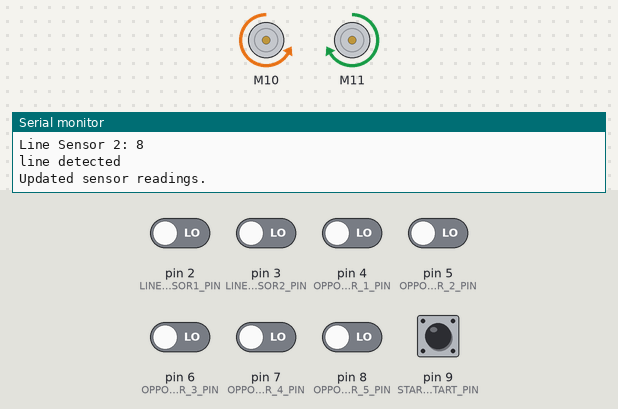
A sketch run on a simulated Arduino Uno, built with avr-gcc and run on an emulated ATmega328P. Parts: 2 × DC motor (green arrow = forward, orange = backward, longer = faster), the last lines printed to the serial monitor. The inputs (shaded band) are chosen by the test bench; at power-on: pin 2 (LINE_SENSOR1_PIN), pin 3 (LINE_SENSOR2_PIN), pin 4 (OPPO_SENSOR_1_PIN), pin 5 (OPPO_SENSOR_2_PIN), pin 6 (OPPO_SENSOR_3_PIN), pin 7 (OPPO_SENSOR_4_PIN), pin 8 (OPPO_SENSOR_5_PIN), pin 9 (START_STOP_MODULE_START_PIN) LOW.

Above: at 5.9 s.
6.0 s: pin 2 (LINE_SENSOR1_PIN) driven HIGH
8.9 s: pin 2 (LINE_SENSOR1_PIN) driven LOW
At 11.98 s:
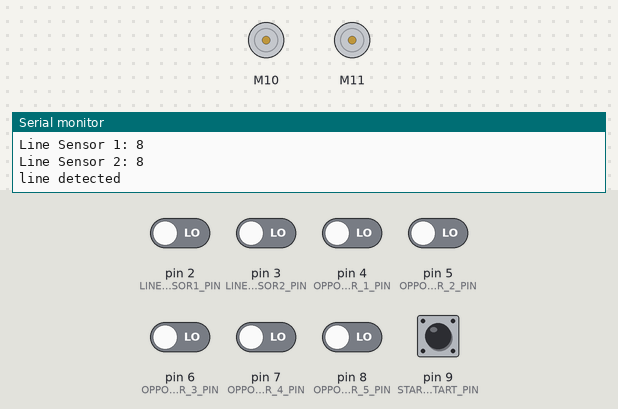
At 12.8 s:
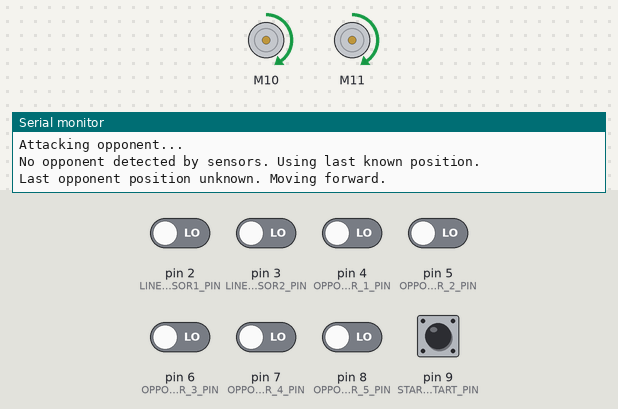
20.7 s: pin 4 (OPPO_SENSOR_1_PIN) driven HIGH
32.8 s: pin 5 (OPPO_SENSOR_2_PIN) driven HIGH
41.7 s: pin 9 (START_STOP_MODULE_START_PIN) pulled HIGH for 2.55 s
47.5 s: pin 3 (LINE_SENSOR2_PIN) driven HIGH
Timing chart, 0 to 50.5 s (numbered marks = the images above; inputs shaded):
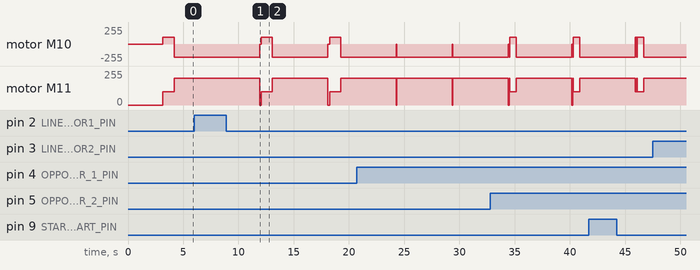

Measured:
- after the input at 6.0 s, every drawn part: stays the same
- after the input at 47.5 s, every drawn part: stays the same

The sketch:

robot.ino
```cpp
 #include <Wire.h>
 #include "CytronMotorDriver.h"
// Define pins
#define LINE_SENSOR1_PIN 2
#define LINE_SENSOR2_PIN 3
#define OPPO_SENSOR_1_PIN 4
#define OPPO_SENSOR_2_PIN 5
#define OPPO_SENSOR_3_PIN 6
#define OPPO_SENSOR_4_PIN 7
#define OPPO_SENSOR_5_PIN 8
#define START_STOP_MODULE_START_PIN 9
#define MOTOR_DRIVER_1_PWM_PIN 10 //analog
#define MOTOR_DRIVER_2_PWM_PIN 11
#define MOTOR_DRIVER_1_DIR_PIN 12 //digital
#define MOTOR_DRIVER_2_DIR_PIN 13
#define LINE_THRESHOLD 50
// de hotarat

// Define constants
#define NUM_OPPO_SENSORS 5
#define NUM_LINE_SENSORS 2

// Variables
bool isRobotRunning = false;
bool isOpponentDetected = false;
bool isLineDetected = false;
int lastOpponentPosition = -1; // Initialize to -1 to indicate no detection
bool sensorValues[NUM_OPPO_SENSORS];
unsigned long lineSensorValues[NUM_LINE_SENSORS];
bool wasModulePressed = false;
unsigned long sensorTime;
// Function declarations
void initializeOppoSensors();
void initializeMotors();
void initializeStartStopModule();
void checkStartStopModule();
void startRobot();
void stopRobot();
void updateOppoSensorReadings();
void lineSensor();
void runAwayFromOpponent();
void followWhiteLine();
void attackOpponent();
void lastPosition();
CytronMD motor1(PWM_DIR,10 , 12);  // PWM 1 = Pin 3, DIR 1 = Pin 4.
CytronMD motor2(PWM_DIR, 11, 13); // PWM 2 = Pin 9, DIR 2 = Pin 10.
void setup() {

  Serial.begin(9600);
  //Serial.println("Testing Serial Monitor...");
  // Initialize sensors, motors, and start-stop module
  initializeOppoSensors();
  //initializeMotors();
  initializeStartStopModule();
}

void loop() {

   //Serial.println("Testing Serial Monitor...");
  int moduleState = digitalRead(START_STOP_MODULE_START_PIN);
  delay(3000);
   // lineSensor();
    //updateOppoSensorReadings();
    printSensorValues();

  // If start-stop module is pressed for the first time, start the robot
  if (moduleState == 1) {
    startRobot();
    isRobotRunning = true;
     Serial.println("Robot started");
  }
  // If start-stop module is pressed again, stop the robot
  else if (moduleState == 0 ) {
    stopRobot();
    isRobotRunning = false;
     //Serial.println("Robot stopped");
  }
   isRobotRunning = true;
   if (isRobotRunning){
     lineSensor();
    updateOppoSensorReadings();
    //printSensorValues();
   attackOpponent();
    followWhiteLine();}
    //delay(3000);
    //stopRobot();
    //delay(100);
  // Make decisions based on sensor readings
  /*if (isRobotRunning) {
    if (isOpponentDetected && isLineDetected) {
      attackOpponent();
      //followWhiteLine();
    } else if (isLineDetected && !isOpponentDetected) {
      followWhiteLine();
    } else if(!isLineDetected && isOpponentDetected) {
      runAwayFromOpponent();
      followWhiteLine();
    }
  }*/
   //attackOpponent();
}

void initializeOppoSensors() {

  pinMode(OPPO_SENSOR_1_PIN, INPUT);
  pinMode(OPPO_SENSOR_2_PIN, INPUT);
  pinMode(OPPO_SENSOR_3_PIN, INPUT);
  pinMode(OPPO_SENSOR_4_PIN, INPUT);
  pinMode(OPPO_SENSOR_5_PIN, INPUT);
}


void initializeStartStopModule() {
  pinMode(START_STOP_MODULE_START_PIN, INPUT);
}
/*
void checkStartStopModule() {
  int moduleState = digitalRead(START_STOP_MODULE_START_PIN);

  // If start-stop module is pressed for the first time, start the robot
  if (moduleState == 1) {
    startRobot();
    isRobotRunning = true;
  }
  // If start-stop module is pressed again, stop the robot
  else if (moduleState == 0 ) {
    stopRobot();
    isRobotRunning = false;
  }
}
*/
void startRobot() {
  motor1.setSpeed(100);   // Motor 1 runs forward at 50% speed.
  motor2.setSpeed(100);  // Motor 2 runs backward at 50% speed.
  Serial.println("Robot started");
}

void stopRobot() {
  // Stop the motors
 motor1.setSpeed(0);     // Motor 1 stops.
  motor2.setSpeed(0);     // Motor 2 stops.
  //Serial.println("Robot stopped");
}

void updateOppoSensorReadings() {
  // Read opponent sensors
  sensorValues[0] = digitalRead(OPPO_SENSOR_1_PIN);
  sensorValues[1] = digitalRead(OPPO_SENSOR_2_PIN);
  sensorValues[2] = digitalRead(OPPO_SENSOR_3_PIN);
  sensorValues[3] = digitalRead(OPPO_SENSOR_4_PIN);
  sensorValues[4] = digitalRead(OPPO_SENSOR_5_PIN);

  // Update opponent detection status
  isOpponentDetected = false;
  for (int i = 0; i < NUM_OPPO_SENSORS; i++) {
    if (sensorValues[i] == 1) {
      isOpponentDetected = true;
      lastOpponentPosition = i;
    }
  }

}
void lineSensor() {
  // Measure the discharge time for the first line sensor
  pinMode(LINE_SENSOR1_PIN, OUTPUT);
  digitalWrite(LINE_SENSOR1_PIN, HIGH);
  delayMicroseconds(12);
  pinMode(LINE_SENSOR1_PIN, INPUT);
  sensorTime = micros();
  while (digitalRead(LINE_SENSOR1_PIN)) {}
  lineSensorValues[0] = micros() - sensorTime;

  // Measure the discharge time for the second line sensor
  pinMode(LINE_SENSOR2_PIN, OUTPUT);
  digitalWrite(LINE_SENSOR2_PIN, HIGH);
  delayMicroseconds(12);
  pinMode(LINE_SENSOR2_PIN, INPUT);
  sensorTime = micros();
  while (digitalRead(LINE_SENSOR2_PIN)) {}
  lineSensorValues[1] = micros() - sensorTime;

  // Print the sensor values for debugging
  Serial.print("Line Sensor 1: ");
  Serial.println(lineSensorValues[0]);
  Serial.print("Line Sensor 2: ");
  Serial.println(lineSensorValues[1]);

  // Determine if the line is detected
  isLineDetected = (lineSensorValues[0] < LINE_THRESHOLD) || (lineSensorValues[1] < LINE_THRESHOLD);
  if(isLineDetected == true)
  Serial.println("line detected ");
}

void followWhiteLine() {
  // Modify motion to stay in the ring
  // If front detects white (value 0), move backward
  if (lineSensorValues[0] < LINE_THRESHOLD) { // While stanga sees white
      turnRight(1000) ;
    }
   else if (lineSensorValues[1] <LINE_THRESHOLD) {
    turnLeft(1000);
  } else if(lineSensorValues[0] < LINE_THRESHOLD && lineSensorValues[1] < LINE_THRESHOLD)
  {
  goBackward(2000);}
  else {
    motor1.setSpeed(50);   // Motor 1 runs forward at 50% speed.
  motor2.setSpeed(50);
  }
  lineSensor(); // Update line sensor readings
}

void turnLeft(int duration) {
  motor1.setSpeed(-200);   // Motor 1 runs forward at 50% speed.
  motor2.setSpeed(200);
  delay(duration);
}

void turnRight(int duration) {
  motor1.setSpeed(-200);   // Motor 1 runs forward at 50% speed.
  motor2.setSpeed(200);
  delay(duration);
}

void goForward(int duration) {
  motor1.setSpeed(100);   // Motor 1 runs forward at 50% speed.
  motor2.setSpeed(100);
  delay(duration);
}
void goBackward(int duration) {
  motor1.setSpeed(-100);   // Motor 1 runs forward at 50% speed.
  motor2.setSpeed(-100);
  delay(duration);
}

void runAwayFromOpponent() {
  Serial.println("Running away from opponent...");

  // Read the current sensor values
  updateOppoSensorReadings();

  // Determine the action based on the current sensor readings
  if (sensorValues[0] == 1) {
    Serial.println("Opponent detected on the left. Turning right.");
    turnRight(300); } // Adjust the duration as needed*/
    if (sensorValues[1] == 1) {
    Serial.println("Opponent detected on the left front corner. Turning right.");
    turnRight(100);  // Adjust the duration as needed
  } else if (sensorValues[1] == 1 && sensorValues[2] == 1) {
    Serial.println("Opponent detected on the left front corner. Turning right.");
    goBackward(200);  // Adjust the duration as needed
    turnRight(200);
    goForward(200);
  }
  else if (sensorValues[2] == 1) {
    Serial.println("Opponent detected at the front. Moving backward.");
    goBackward(200);  // Adjust the duration as needed
  } else if (sensorValues[3] == 1) {
    Serial.println("Opponent detected on the right front corner. Turning left.");
    turnLeft(200);  // Adjust the duration as needed
  }else if (sensorValues[3] == 1 && sensorValues[2] == 1) {
    Serial.println("Opponent detected on the right front corner. Turning left.");
    goBackward(100);  // Adjust the duration as needed
    turnLeft(100);  // Adjust the duration as needed
    goForward(100);

  }
   else if (sensorValues[4] == 1) {
    Serial.println("Opponent detected on the right. Turning left.");
    turnLeft(200);  // Adjust the duration as needed
  }
  else followWhiteLine();

  updateOppoSensorReadings(); // Update sensor readings
  Serial.println("Updated sensor readings.");
}

void attackOpponent() {
  Serial.println("Attacking opponent...");

  // Read the current sensor values
  updateOppoSensorReadings();

  // Determine the action based on the current sensor readings
  /*if (sensorValues[0] == 1) {
    Serial.println("Opponent detected on the left. Turning left.");
    turnLeft(100);  // Adjust the duration as needed
    goForward(500);  // Adjust the duration as needed

  } else*/ if (sensorValues[1] == 1) {
    Serial.println("Opponent detected on the left. Turning left.");
    turnLeft(50);
    goForward(600);  // Adjust the duration as needed
  } else if (sensorValues[1] == 1 && sensorValues[2] == 1) {
    Serial.println("Opponent detected on the left front corner. Moving forward.");
    goForward(500);  // Adjust the duration as needed
  } else if (sensorValues[2] == 1) {
    Serial.println("Opponent detected at the front. Moving forward.");
    goForward(600);  // Adjust the duration as needed
  } else if (sensorValues[3] == 1) {
    Serial.println("Opponent detected on the right front corner. Turning right.");
    turnRight(100);  // Adjust the duration as needed
    goForward(500);
  }else if (sensorValues[3] == 1 && sensorValues[2] == 1 && sensorValues[1] == 1) {
    Serial.println("Opponent detected in front.");
    goForward(400);  // Adjust the duration as needed
  }
  else if (sensorValues[3] == 1 && sensorValues[2] == 1) {
    Serial.println("Opponent detected on the right front corner. Moving forward and turning right.");
    goForward(400);  // Adjust the duration as needed
  } else if(sensorValues[0] == 0 && sensorValues[1] == 0 && sensorValues[2] == 0 && sensorValues[3] == 0){
    lastPosition();
  }

   /*if (sensorValues[4] == 1) {
    Serial.println("Opponent detected on the right. Turning right.");
    turnRight(500);  // Adjust the duration as needed
  } */
  followWhiteLine();
  updateOppoSensorReadings(); // Update sensor readings
  Serial.println("Updated sensor readings.");
}
void lastPosition()
  {
    // Fallback to last known opponent position if no sensors detect the opponent
    Serial.println("No opponent detected by sensors. Using last known position.");
    if (lastOpponentPosition == 0) {
      Serial.println("Last opponent position: left. Turning left.");
      turnLeft(500);  // Adjust the duration as needed
    } else if (lastOpponentPosition == 1) {
      Serial.println("Last opponent position: left front corner. Turning left.");
      turnLeft(500);  // Adjust the duration as needed
    } else if (lastOpponentPosition == 2) {
      Serial.println("Last opponent position: front. Moving forward.");
      goForward(1000);  // Adjust the duration as needed
    } else if (lastOpponentPosition == 3) {
      Serial.println("Last opponent position: right front corner. Turning right.");
      turnRight(500);  // Adjust the duration as needed
    } else if (lastOpponentPosition == 4) {
      Serial.println("Last opponent position: right. Turning right.");
      turnRight(500);  // Adjust the duration as needed
    } else {
      Serial.println("Last opponent position unknown. Moving forward.");
      goForward(1000);  // Adjust the duration as needed
    }
  }


void printSensorValues() {
  // Print the sensor values to the Serial Monitor
  Serial.print("Opponent Sensor Values: ");
  for (int i = 0; i < NUM_OPPO_SENSORS; i++) {
    Serial.print(sensorValues[i]);
    if (i < NUM_OPPO_SENSORS - 1) {
      Serial.print(", ");
    }
  }
  Serial.println();
}
```
